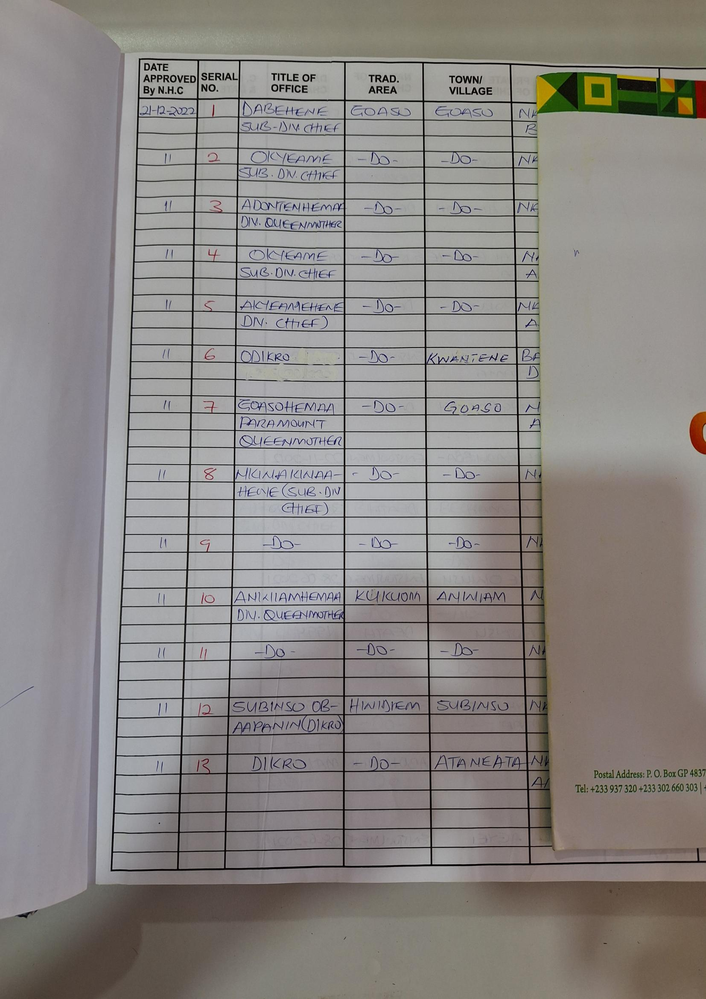
#> input picture data/raw/ahafo_region/page_02.png, 706 x 999 px, shrunk from 1654 x 2340 before the run; its folder holds only this picture in this run
$ python segment_clahe.py
#> lines starting #> are read from the running program, lines starting #| are printed output that depends on the picture
"""
Applies CLAHE (Contrast Limited Adaptive Histogram Equalization) to enhance contrast
on scanned handwritten pages. Saves enhanced grayscale images for OCR preprocessing.
"""
import cv2
import numpy as np
import os
import glob

# Set up input and output directories
input_dir = "data/raw/ahafo_region/"
output_dir = "data/processed/cleaned/clahe/"
os.makedirs(output_dir, exist_ok=True)

# Loop through all PNG page images in the input directory
for page_path in glob.glob(os.path.join(input_dir, "page_*.png")):
    filename = os.path.basename(page_path)
    base = os.path.splitext(filename)[0]
    img = cv2.imread(page_path)
#> img is the input picture: shape (999, 706, 3); mean B, G, R 131.7, 134.2, 138.4
    # Convert the image to grayscale
    gray = cv2.cvtColor(img, cv2.COLOR_BGR2GRAY)

    # Create CLAHE object with clip limit and tile grid size
    clahe = cv2.createCLAHE(clipLimit=2.0, tileGridSize=(8, 8))
    # Apply CLAHE and save result to output directory
    clahe_img = clahe.apply(gray)
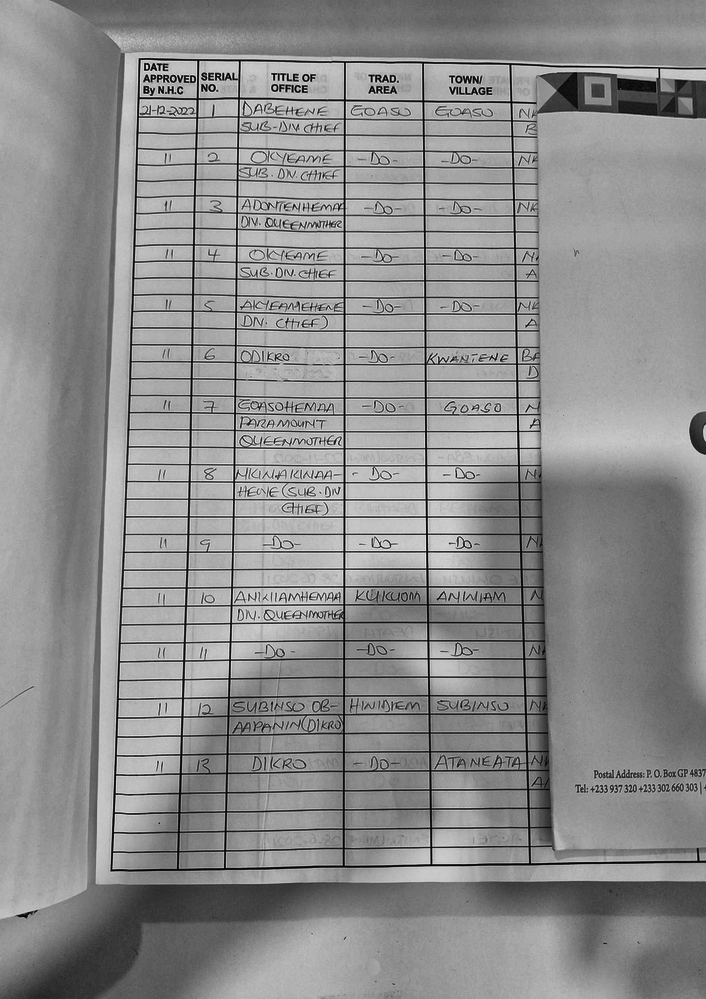
#> clahe_img: shape (999, 706); min 1, max 236, mean 140.8
    cv2.imwrite(os.path.join(output_dir, f"{base}.png"), clahe_img)

print("CLAHE contrast enhancement complete.")

$ run again, on data/raw/ahafo_region/page_06.png
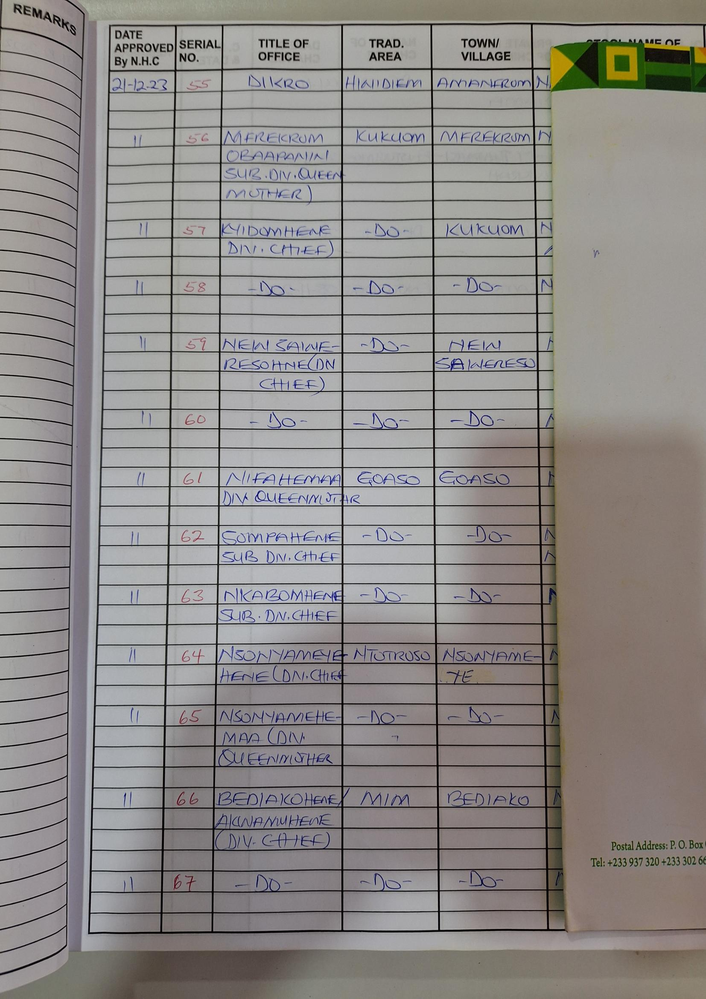
#> input picture data/raw/ahafo_region/page_06.png, 706 x 999 px, shrunk from 1654 x 2340 before the run
#> img is the input picture: shape (999, 706, 3); mean B, G, R 136.2, 138.3, 142
#> `gray = cv2.cvtColor(img, cv2.COLOR_BGR2GRAY)`:
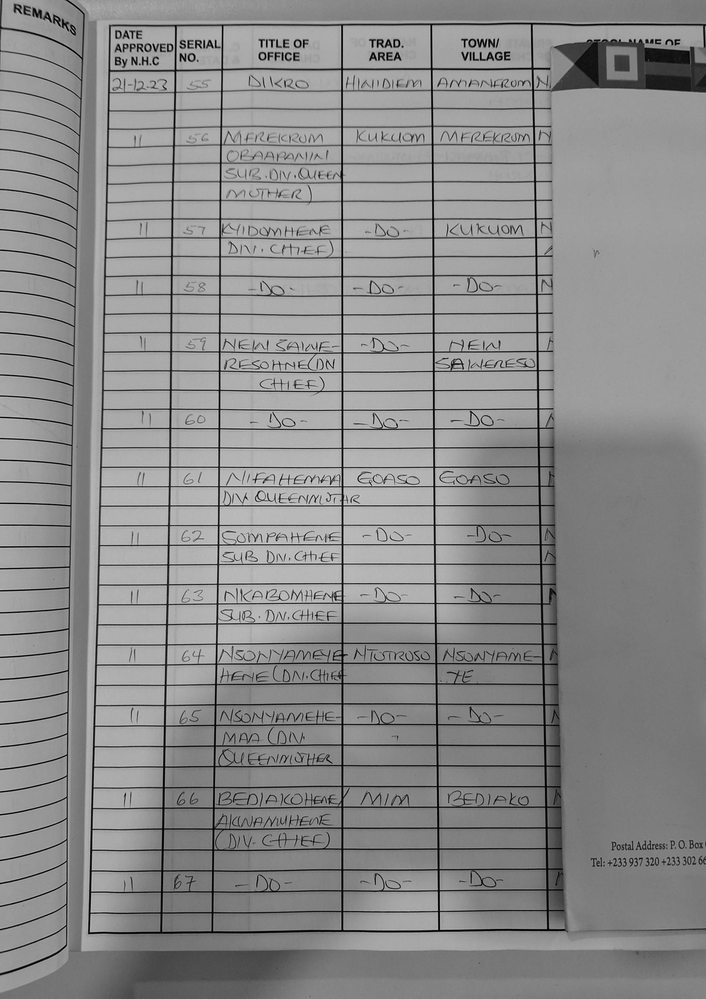
#> gray: shape (999, 706); min 0, max 222, mean 139.2
#> `clahe_img = clahe.apply(gray)`:
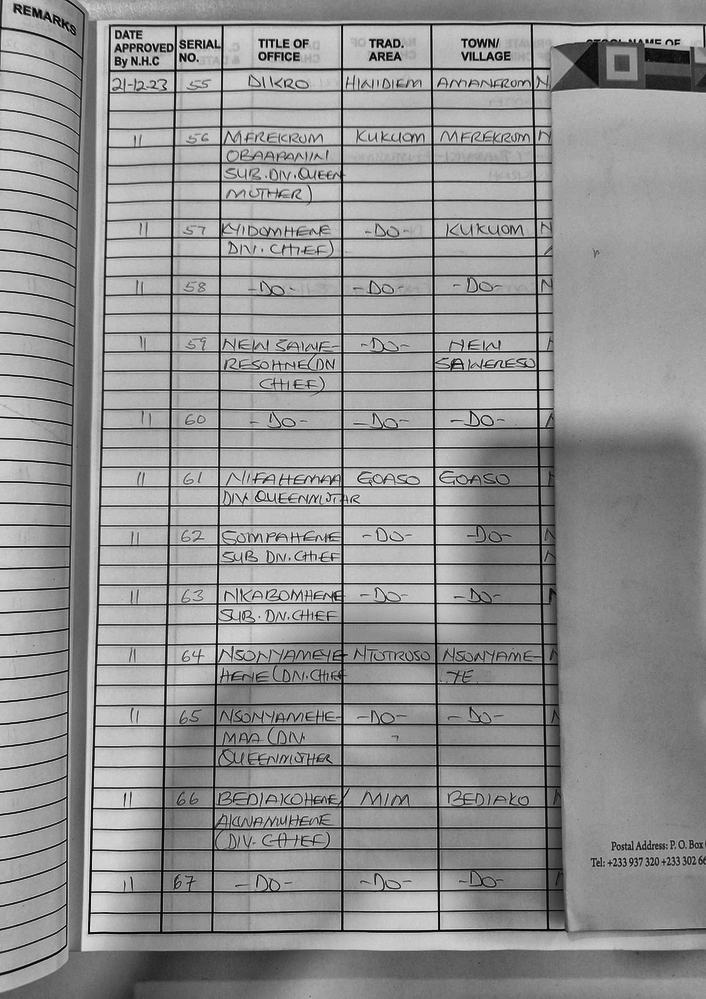
#> clahe_img: shape (999, 706); min 1, max 240, mean 146.1

$ run again, on data/raw/ahafo_region/page_07.png
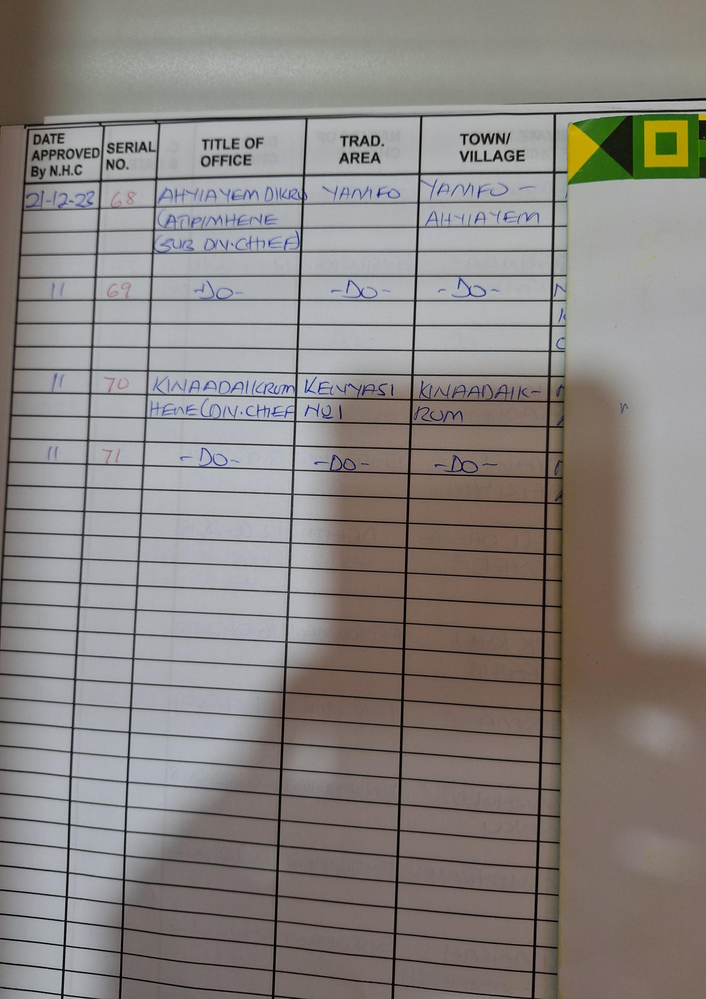
#> input picture data/raw/ahafo_region/page_07.png, 706 x 999 px, shrunk from 1654 x 2340 before the run
#> img is the input picture: shape (999, 706, 3); mean B, G, R 129.9, 133, 137.8
#> `gray = cv2.cvtColor(img, cv2.COLOR_BGR2GRAY)`:
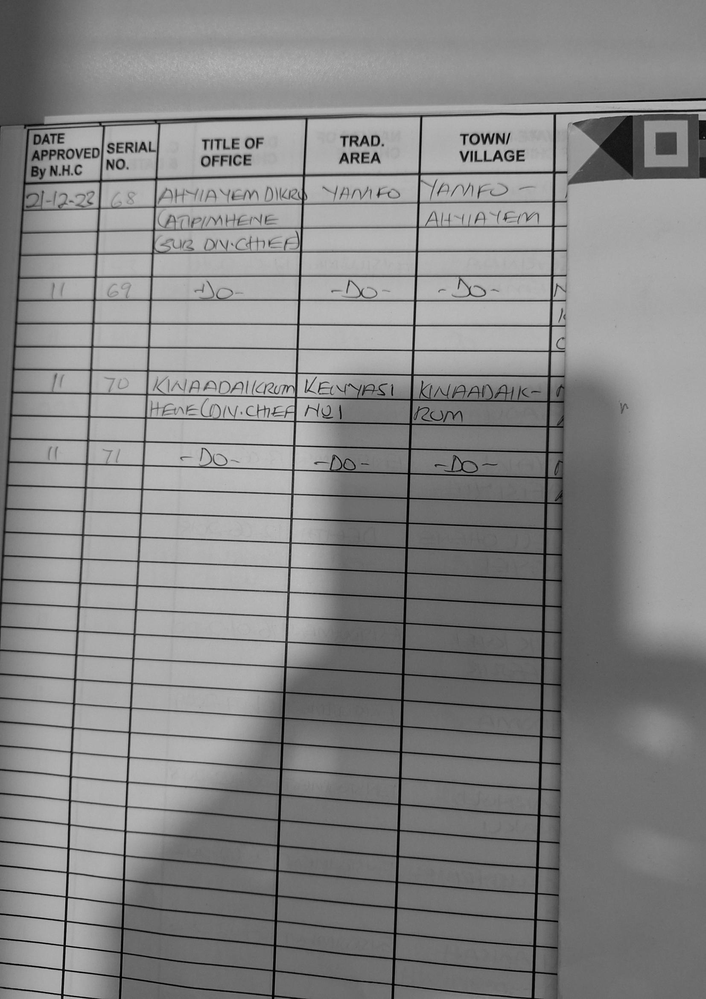
#> gray: shape (999, 706); min 0, max 207, mean 134.1
#> `clahe_img = clahe.apply(gray)`:
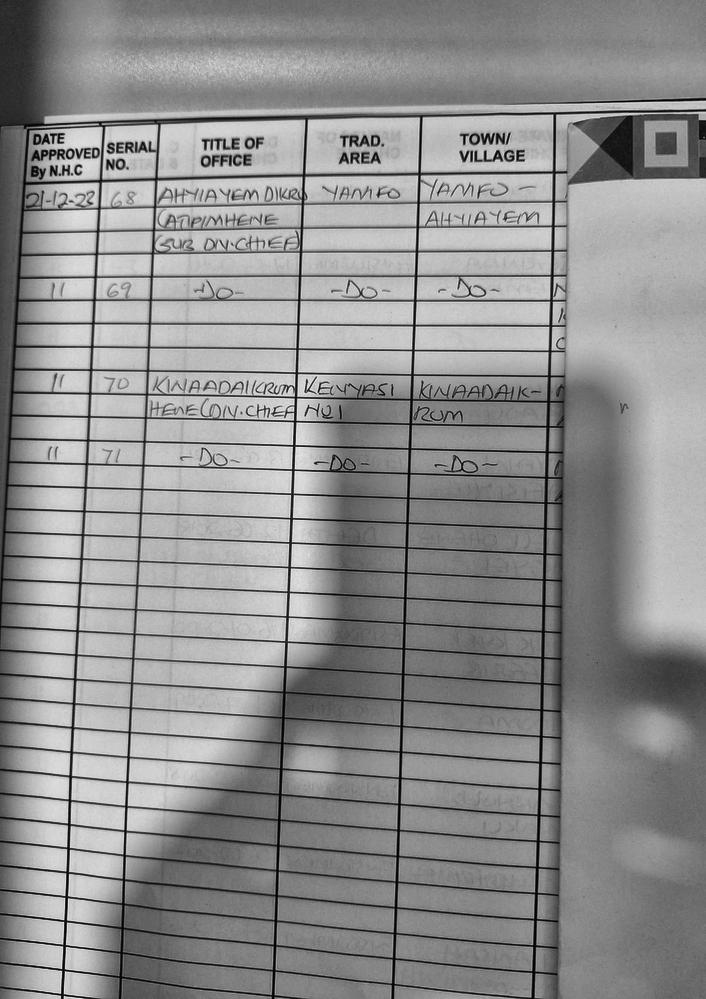
#> clahe_img: shape (999, 706); min 1, max 238, mean 142.3

$ run again, on data/raw/ahafo_region/page_03.png
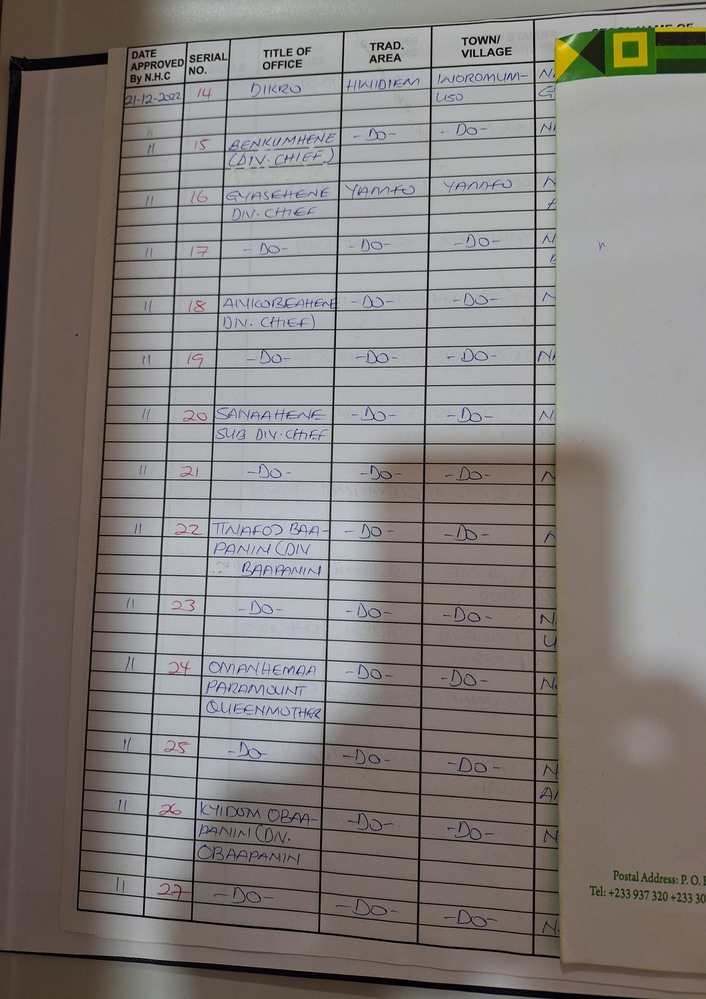
#> input picture data/raw/ahafo_region/page_03.png, 706 x 999 px, shrunk from 1654 x 2340 before the run
#> img is the input picture: shape (999, 706, 3); mean B, G, R 125.5, 128.1, 132.8
#> `clahe_img = clahe.apply(gray)`:
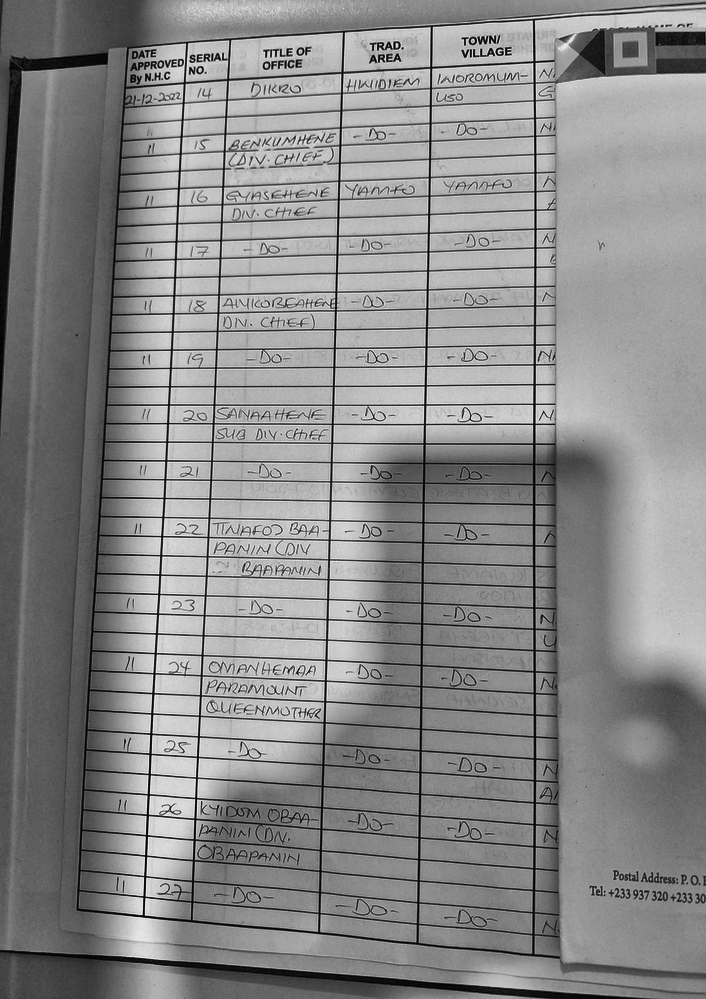
#> clahe_img: shape (999, 706); min 0, max 240, mean 137.2

$ run again, on data/raw/ahafo_region/page_04.png
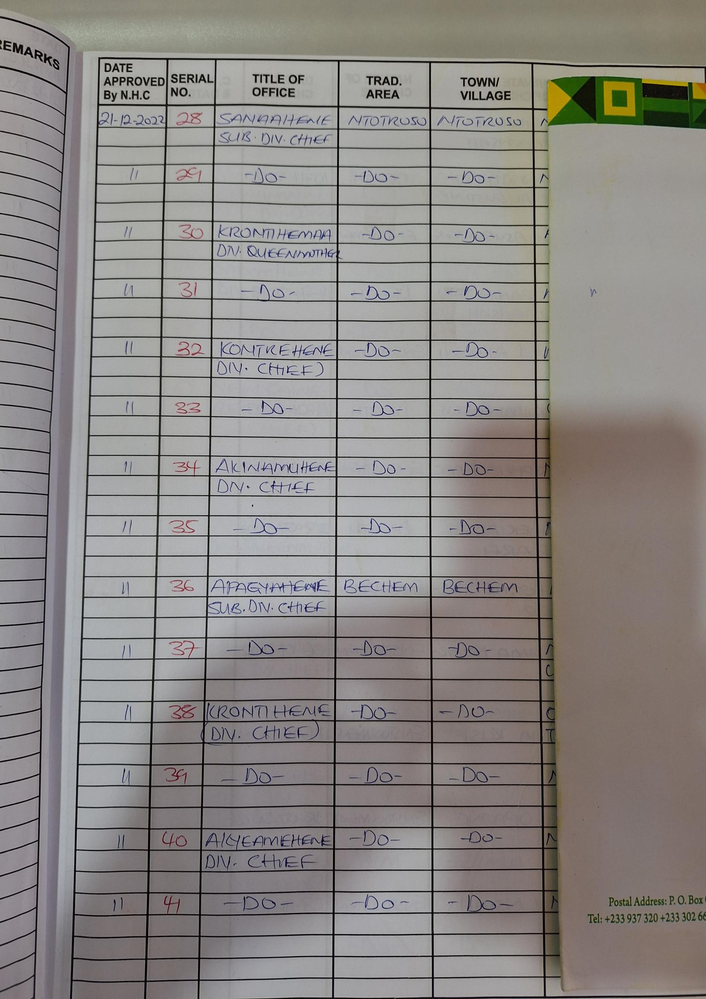
#> input picture data/raw/ahafo_region/page_04.png, 706 x 999 px, shrunk from 1654 x 2340 before the run
#> img is the input picture: shape (999, 706, 3); mean B, G, R 132.6, 135.3, 139.4
#> `clahe_img = clahe.apply(gray)`:
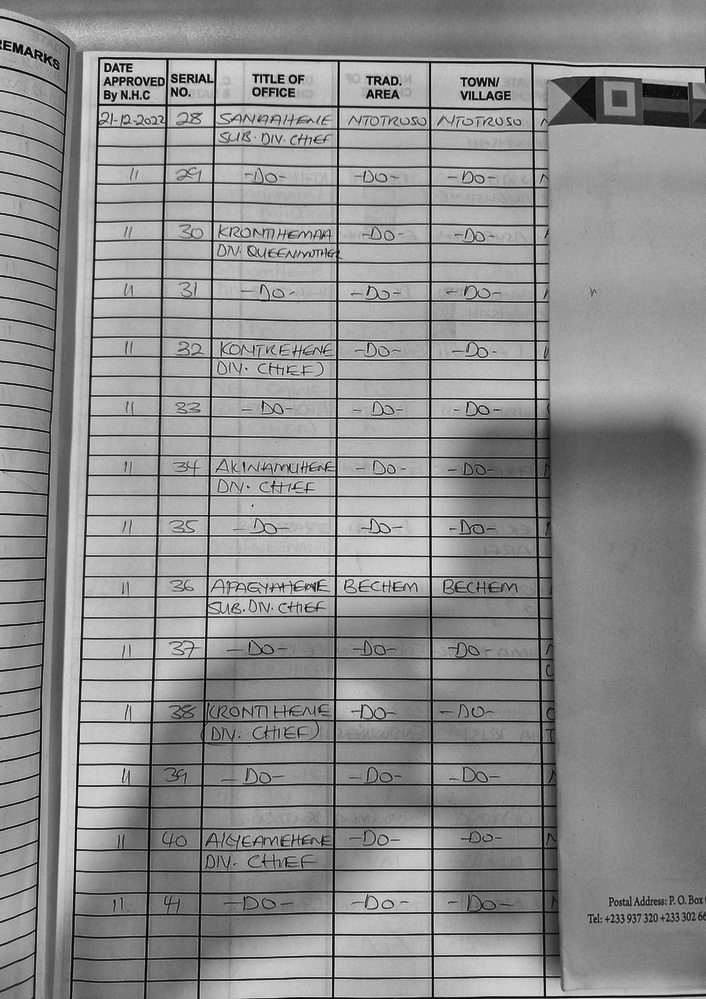
#> clahe_img: shape (999, 706); min 1, max 232, mean 141.9
